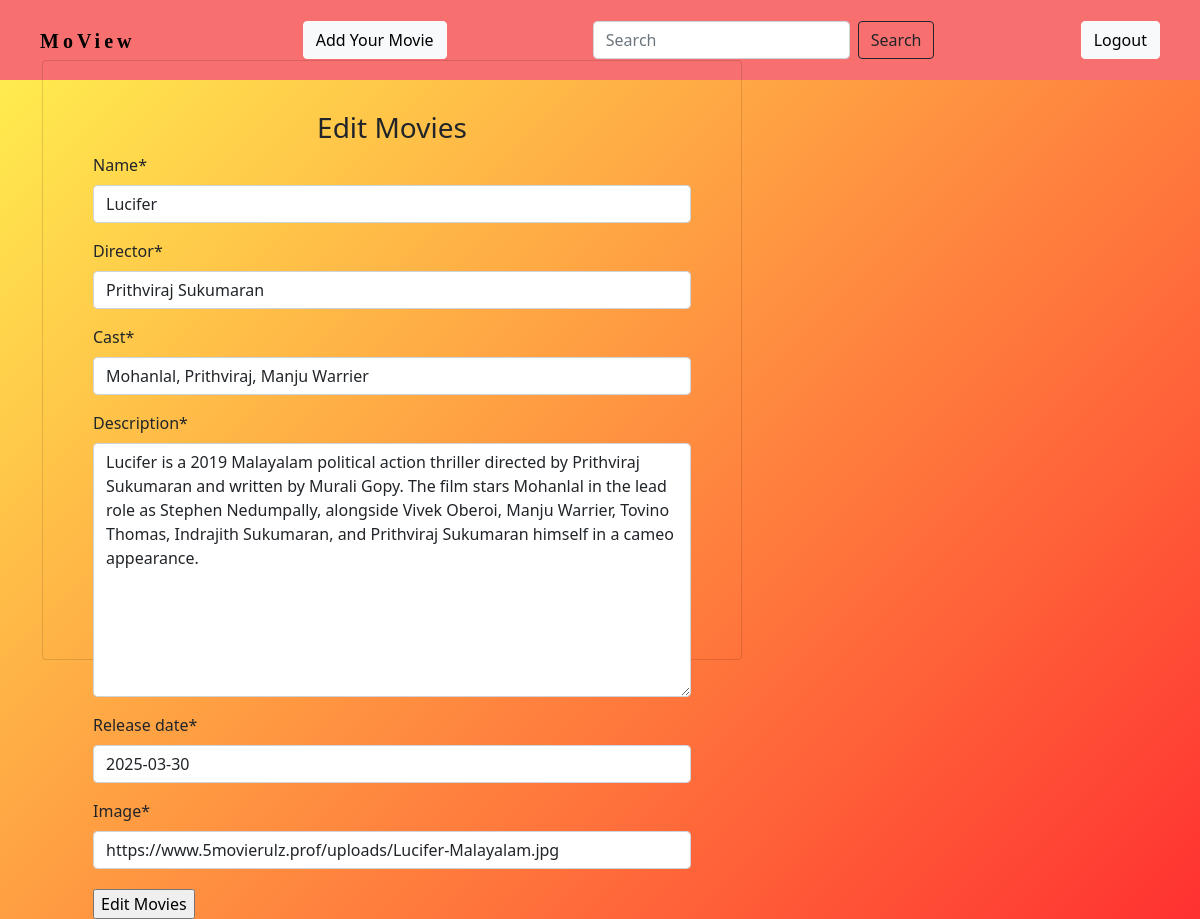
Page /editmovies/1/ (signed in) on the committed database.
### moviewapp/models.py (models this page shows, shortened)
class Movie(models.Model):
    name=models.CharField(max_length=300)
    director=models.CharField(max_length=300)
    cast=models.CharField(max_length=300)
    description=models.TextField(max_length=5000)
    release_date=models.DateField()
    averageRating=models.FloatField(default=0)
    image=models.URLField(default=None, null=True)

### moviewapp/views.py (the view)
# urls.py: path('editmovies/<int:id>/',views.edit_movies,name='edit_movies'),
def edit_movies(request,id):
    if request.user.is_authenticated:
        if request.user.is_superuser:
            movie=Movie.objects.get(id=id)
            if request.method=="POST":
                form=MovieForm(request.POST or None,instance=movie)
                if form.is_valid():
                    data=form.save(commit=False)
                    data.save()
                    return redirect("moviewapp:details",id)
            else:
                form=MovieForm(instance=movie)
            return render(request,'addmovies.html',{"form":form, "controller":"Edit Movies"})
        else:
            return redirect("moviewapp:home")
    return redirect("accounts:login")

### moviewapp/forms.py
class MovieForm(forms.ModelForm):
    class Meta:
        model=Movie
        fields=['name','director','cast','description','release_date','image']

### moviewapp/templates/addmovies.html (shortened to what this page needs)
<!DOCTYPE html>
<html lang="en">
  <head>
    {% load static %}
    {% load crispy_forms_tags %}
    <link
      href="https://cdn.jsdelivr.net/npm/bootstrap@5.0.2/dist/css/bootstrap.min.css"
      rel="stylesheet"
    />
  </head>
  <body>
    <div class="fullpage">
      <div class="header-container">
        <div class="logo"><a href="{% url 'moviewapp:home' %}" class="navbar-brand">MoView</a></div>
        <div class="addmovie">
          <a href="addmovie" class="btn btn-light">Add Your Movie</a>
        </div>
        <div class="search">
          <form class="d-flex" method="get" action="{% url 'moviewapp:home' %}">
            <input class="form-control me-2" type="search" placeholder="Search" aria-label="Search" name="title">
            <button class="btn btn-outline-dark" type="submit">Search</button>
          </form>
        </div>
        <div class="logout">
          <a href="plogin" class="btn btn-light">Logout</a>
        </div>
      </div>
      <div class="container">
        <div class="card">
            <div class="card-content">
                <h3 class="text-center">{{controller}}</h3>
                <form method="post" enctype="multipart/form-data">{% csrf_token %}
                    {{ form|crispy }}
                    <div class="formcont">
                        <input type="submit" value="{{controller}}">
                    </div>
                </form>
            </div>
        </div>
      </div>
    </div>
  </body>
</html>

### moviewapp/templates/addmovies.html (style rules this page uses)
.fullpage { width: 100%; min-height: 100vh; height: auto; background: linear-gradient(135deg, #fff350 0%, #ff3131 100%); background-attachment: fixed; background-size: cover; margin: 0; padding: 0; position: relative; overflow: auto; }
.header-container { width: 100%; height: 80px; background-color: rgb(247, 111, 111); display: flex; align-items: center; justify-content: space-between; }
.logo { font-size: 24px; font-weight: bold; font-family: "Creepster", cursive; letter-spacing: 4px; margin-left: 40px; }
.addmovie { margin-left: 5px; }
.logout { font-size: 18px; font-weight: bold; margin-right: 40px; cursor: pointer; }
.navbar-brand { color: #000; }

### rows in the picture
Movie: name "Lucifer", director "Prithviraj Sukumaran", cast "Mohanlal, Prithviraj, Manju Warrier", description "Lucifer is a 2019 Malayalam political action thriller directed by Prithviraj Sukumaran and written by Murali Gopy. The film stars Mohanlal in the lead role as Stephen Nedumpally, alongside Vivek Oberoi, Manju Warrier, Tovino Thomas, Indrajith Sukumaran, and Prithviraj Sukumaran himself in a cameo appearance.", release_date "2025-03-30", image "https://www.5movierulz.prof/uploads/Lucifer-Malayalam.jpg"

### other values in the picture
{{ controller }} "Edit Movies"
